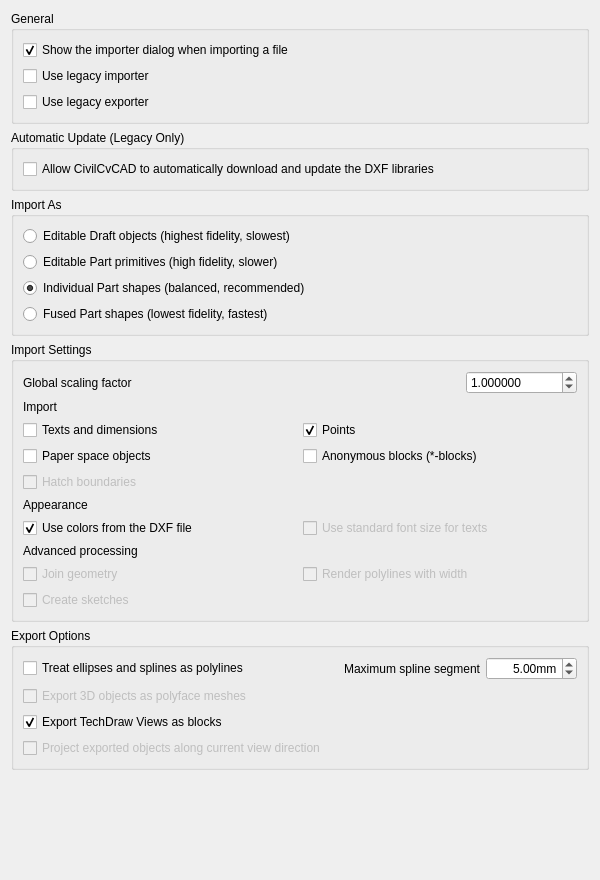
<?xml version="1.0" encoding="UTF-8"?>
<ui version="4.0">
 <class>Gui::Dialog::DlgSettingsDraft</class>
 <widget class="QWidget" name="Gui::Dialog::DlgSettingsDraft">
  <property name="geometry">
   <rect>
    <x>0</x>
    <y>0</y>
    <width>600</width>
    <height>880</height>
   </rect>
  </property>
  <property name="windowTitle">
   <string>DXF</string>
  </property>
  <layout class="QVBoxLayout" name="verticalLayout_Main">
   <item>
    <widget class="QGroupBox" name="groupBox_General">
     <property name="title">
      <string>General</string>
     </property>
     <layout class="QVBoxLayout" name="verticalLayout_General">
      <item>
       <widget class="Gui::PrefCheckBox" name="checkBox_dxfShowDialog">
        <property name="toolTip">
         <string>If checked, this preferences dialog will be shown each time you import or export
a DXF file.</string>
        </property>
        <property name="text">
         <string>Show the importer dialog when importing a file</string>
        </property>
        <property name="checked">
         <bool>true</bool>
        </property>
        <property name="prefEntry" stdset="0">
         <cstring>dxfShowDialog</cstring>
        </property>
        <property name="prefPath" stdset="0">
         <cstring>Mod/Draft</cstring>
        </property>
       </widget>
      </item>
      <item>
       <widget class="Gui::PrefCheckBox" name="checkBox_dxfUseLegacyImporter">
        <property name="toolTip">
         <string>Use the legacy Python importer. This importer is more feature-complete but slower and requires an external library.</string>
        </property>
        <property name="text">
         <string>Use legacy importer</string>
        </property>
        <property name="prefEntry" stdset="0">
         <cstring>dxfUseLegacyImporter</cstring>
        </property>
        <property name="prefPath" stdset="0">
         <cstring>Mod/Draft</cstring>
        </property>
       </widget>
      </item>
      <item>
       <widget class="Gui::PrefCheckBox" name="checkBox_dxfUseLegacyExporter">
        <property name="toolTip">
         <string>Use the legacy Python exporter. This exporter is more feature-complete but slower and requires an external library.</string>
        </property>
        <property name="text">
         <string>Use legacy exporter</string>
        </property>
        <property name="prefEntry" stdset="0">
         <cstring>dxfUseLegacyExporter</cstring>
        </property>
        <property name="prefPath" stdset="0">
         <cstring>Mod/Draft</cstring>
        </property>
       </widget>
      </item>
     </layout>
    </widget>
   </item>
   <item>
    <widget class="QGroupBox" name="groupBox_AutoUpdate">
     <property name="title">
      <string>Automatic Update (Legacy Only)</string>
     </property>
     <layout class="QVBoxLayout" name="verticalLayout_AutoUpdate">
      <item>
       <widget class="Gui::PrefCheckBox" name="checkBox_dxfAllowDownload">
        <property name="toolTip">
         <string>If checked, CivilCvCAD is allowed to download and update the Python libraries
required by the legacy importer. This can also be done manually by installing
the 'dxf_library' addon from the Addon Manager.</string>
        </property>
        <property name="text">
         <string>Allow CivilCvCAD to automatically download and update the DXF libraries</string>
        </property>
        <property name="prefEntry" stdset="0">
         <cstring>dxfAllowDownload</cstring>
        </property>
        <property name="prefPath" stdset="0">
         <cstring>Mod/Draft</cstring>
        </property>
       </widget>
      </item>
     </layout>
    </widget>
   </item>
   <item>
    <widget class="QGroupBox" name="groupBox_ImportAs">
     <property name="title">
      <string>Import As</string>
     </property>
     <layout class="QVBoxLayout" name="verticalLayout_ImportAs">
      <item>
       <widget class="Gui::PrefRadioButton" name="radio_ImportAs_Draft">
        <property name="enabled">
         <bool>true</bool>
        </property>
        <property name="toolTip">
         <string>Creates fully parametric Draft objects. Block definitions are imported as
reusable objects (Part Compounds) and instances become `App::Link` objects,
maintaining the block structure. Best for full integration with the Draft
workbench. </string>
        </property>
        <property name="text">
         <string>Editable Draft objects (highest fidelity, slowest)</string>
        </property>
        <property name="prefEntry" stdset="0">
         <cstring>dxfImportAsDraft</cstring>
        </property>
        <property name="prefPath" stdset="0">
         <cstring>Mod/Draft</cstring>
        </property>
        <property name="prefRadioButtonGroup" stdset="0">
         <string>DxfImportMode</string>
        </property>
        <property name="prefRadioButtonValue" stdset="0">
         <number>0</number>
        </property>
       </widget>
      </item>
      <item>
       <widget class="Gui::PrefRadioButton" name="radio_ImportAs_Primitives">
        <property name="enabled">
         <bool>true</bool>
        </property>
        <property name="toolTip">
         <string>Creates parametric Part objects (e.g., Part::Line, Part::Circle). Block
definitions are imported as reusable objects (Part Compounds) and instances
become `App::Link` objects, maintaining the block structure. Best for
script-based post-processing and Part workbench integration.</string>
        </property>
        <property name="text">
         <string>Editable Part primitives (high fidelity, slower)</string>
        </property>
        <property name="prefEntry" stdset="0">
         <cstring>dxfImportAsPrimitives</cstring>
        </property>
        <property name="prefPath" stdset="0">
         <cstring>Mod/Draft</cstring>
        </property>
        <property name="prefRadioButtonGroup" stdset="0">
         <string>DxfImportMode</string>
        </property>
        <property name="prefRadioButtonValue" stdset="0">
         <number>1</number>
        </property>
       </widget>
      </item>
      <item>
       <widget class="Gui::PrefRadioButton" name="radio_ImportAs_Shapes">
        <property name="toolTip">
         <string>Creates a non-parametric shape for each DXF entity. Block definitions are
imported as reusable objects (Part Compounds) and instances become `App::Link`
objects, maintaining the block structure. Good for referencing and measuring.</string>
        </property>
        <property name="text">
         <string>Individual Part shapes (balanced, recommended)</string>
        </property>
        <property name="checked">
         <bool>true</bool>
        </property>
        <property name="prefEntry" stdset="0">
         <cstring>dxfImportAsShapes</cstring>
        </property>
        <property name="prefPath" stdset="0">
         <cstring>Mod/Draft</cstring>
        </property>
        <property name="prefRadioButtonGroup" stdset="0">
         <string>DxfImportMode</string>
        </property>
        <property name="prefRadioButtonValue" stdset="0">
         <number>2</number>
        </property>
       </widget>
      </item>
      <item>
       <widget class="Gui::PrefRadioButton" name="radio_ImportAs_Fused">
        <property name="toolTip">
         <string>Merges all geometry per layer into a single, non-editable shape. Block
structures are not preserved; their geometry becomes part of the layer's
shape. Best for importing and viewing very large files with maximum performance.</string>
        </property>
        <property name="text">
         <string>Fused Part shapes (lowest fidelity, fastest)</string>
        </property>
        <property name="prefEntry" stdset="0">
         <cstring>dxfImportAsFused</cstring>
        </property>
        <property name="prefPath" stdset="0">
         <cstring>Mod/Draft</cstring>
        </property>
        <property name="prefRadioButtonGroup" stdset="0">
         <string>DxfImportMode</string>
        </property>
        <property name="prefRadioButtonValue" stdset="0">
         <number>3</number>
        </property>
       </widget>
      </item>
     </layout>
    </widget>
   </item>
   <item>
    <widget class="QGroupBox" name="groupBox_ImportSettings">
     <property name="title">
      <string>Import Settings</string>
     </property>
     <layout class="QVBoxLayout" name="verticalLayout_ImportSettings">
      <item>
       <layout class="QHBoxLayout" name="horizontalLayout_Scaling">
        <item>
         <widget class="QLabel" name="label_dxfScaling">
          <property name="text">
           <string>Global scaling factor</string>
          </property>
         </widget>
        </item>
        <item>
         <spacer name="horizontalSpacer_1">
          <property name="orientation">
           <enum>Qt::Horizontal</enum>
          </property>
          <property name="sizeHint" stdset="0">
           <size>
            <width>40</width>
            <height>20</height>
           </size>
          </property>
         </spacer>
        </item>
        <item>
         <widget class="Gui::PrefDoubleSpinBox" name="spinBox_dxfScaling">
          <property name="toolTip">
           <string>Scale factor to apply to DXF files on import. The factor is the conversion
between the DXF file's unit and millimeters. Example: for files in
millimeters: 1, in centimeters: 10, in meters: 1000, in inches: 25.4,
in feet: 304.8</string>
          </property>
          <property name="decimals">
           <number>6</number>
          </property>
          <property name="maximum">
           <double>999999.999998999992386</double>
          </property>
          <property name="value">
           <double>1.000000000000000</double>
          </property>
          <property name="prefEntry" stdset="0">
           <cstring>dxfScaling</cstring>
          </property>
          <property name="prefPath" stdset="0">
           <cstring>Mod/Draft</cstring>
          </property>
         </widget>
        </item>
       </layout>
      </item>
      <item>
       <widget class="QLabel" name="label_ImportContent">
        <property name="text">
         <string>Import</string>
        </property>
       </widget>
      </item>
      <item>
       <layout class="QGridLayout" name="gridLayout_Import">
        <item row="0" column="0">
         <widget class="Gui::PrefCheckBox" name="checkBox_dxftext">
          <property name="toolTip">
           <string>If checked, text, mtext, and dimension entities will be imported as Draft objects</string>
          </property>
          <property name="text">
           <string>Texts and dimensions</string>
          </property>
          <property name="prefEntry" stdset="0">
           <cstring>dxftext</cstring>
          </property>
          <property name="prefPath" stdset="0">
           <cstring>Mod/Draft</cstring>
          </property>
         </widget>
        </item>
        <item row="0" column="1">
         <widget class="Gui::PrefCheckBox" name="checkBox_dxfImportPoints">
          <property name="toolTip">
           <string>If checked, point entities will be imported</string>
          </property>
          <property name="text">
           <string>Points</string>
          </property>
          <property name="checked">
           <bool>true</bool>
          </property>
          <property name="prefEntry" stdset="0">
           <cstring>dxfImportPoints</cstring>
          </property>
          <property name="prefPath" stdset="0">
           <cstring>Mod/Draft</cstring>
          </property>
         </widget>
        </item>
        <item row="1" column="0">
         <widget class="Gui::PrefCheckBox" name="checkBox_dxflayout">
          <property name="toolTip">
           <string>If checked, entities from the paper space will also be imported. By default,
only model space is imported</string>
          </property>
          <property name="text">
           <string>Paper space objects</string>
          </property>
          <property name="prefEntry" stdset="0">
           <cstring>dxflayout</cstring>
          </property>
          <property name="prefPath" stdset="0">
           <cstring>Mod/Draft</cstring>
          </property>
         </widget>
        </item>
        <item row="1" column="1">
         <widget class="Gui::PrefCheckBox" name="checkBox_dxfstarblocks">
          <property name="toolTip">
           <string>If checked, anonymous blocks (whose names begin with *) will also be imported.
These are often used for hatches and dimensions</string>
          </property>
          <property name="text">
           <string>Anonymous blocks (*-blocks)</string>
          </property>
          <property name="prefEntry" stdset="0">
           <cstring>dxfstarblocks</cstring>
          </property>
          <property name="prefPath" stdset="0">
           <cstring>Mod/Draft</cstring>
          </property>
         </widget>
        </item>
        <item row="2" column="0">
         <widget class="Gui::PrefCheckBox" name="checkBox_importDxfHatches">
          <property name="enabled">
           <bool>false</bool>
          </property>
          <property name="toolTip">
           <string>If checked, the boundaries of hatch objects will be imported as closed wires.
(Legacy importer only)</string>
          </property>
          <property name="text">
           <string>Hatch boundaries</string>
          </property>
          <property name="prefEntry" stdset="0">
           <cstring>importDxfHatches</cstring>
          </property>
          <property name="prefPath" stdset="0">
           <cstring>Mod/Draft</cstring>
          </property>
         </widget>
        </item>
       </layout>
      </item>
      <item>
       <widget class="QLabel" name="label_Appearance">
        <property name="text">
         <string>Appearance</string>
        </property>
       </widget>
      </item>
      <item>
       <layout class="QGridLayout" name="gridLayout_Appearance">
        <item row="0" column="0">
         <widget class="Gui::PrefCheckBox" name="checkBox_dxfGetOriginalColors">
          <property name="toolTip">
           <string>If checked, colors will be set as specified in the DXF file whenever
possible. Otherwise, default CivilCvCAD colors are applied</string>
          </property>
          <property name="text">
           <string>Use colors from the DXF file</string>
          </property>
          <property name="checked">
           <bool>true</bool>
          </property>
          <property name="prefEntry" stdset="0">
           <cstring>dxfGetOriginalColors</cstring>
          </property>
          <property name="prefPath" stdset="0">
           <cstring>Mod/Draft</cstring>
          </property>
         </widget>
        </item>
        <item row="0" column="1">
         <widget class="Gui::PrefCheckBox" name="checkBox_dxfStdSize">
          <property name="enabled">
           <bool>false</bool>
          </property>
          <property name="toolTip">
           <string>If checked, imported texts will get the standard Draft text size, instead of
the size defined in the DXF document. (Legacy importer only)</string>
          </property>
          <property name="text">
           <string>Use standard font size for texts</string>
          </property>
          <property name="prefEntry" stdset="0">
           <cstring>dxfStdSize</cstring>
          </property>
          <property name="prefPath" stdset="0">
           <cstring>Mod/Draft</cstring>
          </property>
         </widget>
        </item>
       </layout>
      </item>
      <item>
       <widget class="QLabel" name="label_AdvancedProcessing">
        <property name="text">
         <string>Advanced processing</string>
        </property>
       </widget>
      </item>
      <item>
       <layout class="QGridLayout" name="gridLayout_Advanced">
        <item row="0" column="0">
         <widget class="Gui::PrefCheckBox" name="checkBox_joingeometry">
          <property name="enabled">
           <bool>false</bool>
          </property>
          <property name="toolTip">
           <string>If checked, the legacy importer will attempt to join coincident geometric
objects into wires. This can be slow for large files. (Legacy importer only)</string>
          </property>
          <property name="text">
           <string>Join geometry</string>
          </property>
          <property name="prefEntry" stdset="0">
           <cstring>joingeometry</cstring>
          </property>
          <property name="prefPath" stdset="0">
           <cstring>Mod/Draft</cstring>
          </property>
         </widget>
        </item>
        <item row="0" column="1">
         <widget class="Gui::PrefCheckBox" name="checkBox_renderPolylineWidth">
          <property name="enabled">
           <bool>false</bool>
          </property>
          <property name="toolTip">
           <string>If checked, polylines that have a width property will be rendered as faces
representing that width. (Legacy importer only)</string>
          </property>
          <property name="text">
           <string>Render polylines with width</string>
          </property>
          <property name="prefEntry" stdset="0">
           <cstring>renderPolylineWidth</cstring>
          </property>
          <property name="prefPath" stdset="0">
           <cstring>Mod/Draft</cstring>
          </property>
         </widget>
        </item>
        <item row="1" column="0">
         <widget class="Gui::PrefCheckBox" name="checkBox_dxfCreateSketch">
          <property name="enabled">
           <bool>false</bool>
          </property>
          <property name="toolTip">
           <string>If checked, the legacy importer will attempt to create Sketcher objects
instead of Draft or Part objects. This overrides the 'Import As' setting</string>
          </property>
          <property name="text">
           <string>Create sketches</string>
          </property>
          <property name="prefEntry" stdset="0">
           <cstring>dxfCreateSketch</cstring>
          </property>
          <property name="prefPath" stdset="0">
           <cstring>Mod/Draft</cstring>
          </property>
         </widget>
        </item>
       </layout>
      </item>
     </layout>
    </widget>
   </item>
   <item>
    <widget class="QGroupBox" name="groupBox_ExportOptions">
     <property name="title">
      <string>Export Options</string>
     </property>
     <layout class="QVBoxLayout" name="verticalLayout_Export">
      <item>
       <layout class="QHBoxLayout" name="horizontalLayout_Discretize">
        <item>
         <widget class="Gui::PrefCheckBox" name="checkBox_DiscretizeEllipses">
          <property name="toolTip">
           <string>Ellipse export is poorly supported. Use this to export them as polylines instead.</string>
          </property>
          <property name="text">
           <string>Treat ellipses and splines as polylines</string>
          </property>
          <property name="prefEntry" stdset="0">
           <cstring>DiscretizeEllipses</cstring>
          </property>
          <property name="prefPath" stdset="0">
           <cstring>Mod/Draft</cstring>
          </property>
         </widget>
        </item>
        <item>
         <spacer name="horizontalSpacer_2">
          <property name="orientation">
           <enum>Qt::Horizontal</enum>
          </property>
          <property name="sizeHint" stdset="0">
           <size>
            <width>40</width>
            <height>20</height>
           </size>
          </property>
         </spacer>
        </item>
        <item>
         <widget class="QLabel" name="label_maxsegmentlength">
          <property name="text">
           <string>Maximum spline segment</string>
          </property>
          <property name="alignment">
           <set>Qt::AlignRight|Qt::AlignTrailing|Qt::AlignVCenter</set>
          </property>
         </widget>
        </item>
        <item>
         <widget class="Gui::PrefDoubleSpinBox" name="spinBox_maxsegmentlength">
          <property name="toolTip">
           <string>Maximum length of each of the polyline segments. '0' treats the whole spline as a straight segment.</string>
          </property>
          <property name="alignment">
           <set>Qt::AlignRight|Qt::AlignTrailing|Qt::AlignVCenter</set>
          </property>
          <property name="suffix">
           <string>mm</string>
          </property>
          <property name="maximum">
           <double>9999.989999999999782</double>
          </property>
          <property name="value">
           <double>5.000000000000000</double>
          </property>
          <property name="prefEntry" stdset="0">
           <cstring>maxsegmentlength</cstring>
          </property>
          <property name="prefPath" stdset="0">
           <cstring>Mod/Draft</cstring>
          </property>
         </widget>
        </item>
       </layout>
      </item>
      <item>
       <layout class="QHBoxLayout" name="horizontalLayout_Export3D">
        <item>
         <widget class="Gui::PrefCheckBox" name="checkBox_dxfmesh">
          <property name="enabled">
           <bool>false</bool>
          </property>
          <property name="toolTip">
           <string>All objects containing faces will be exported as 3D polyface meshes</string>
          </property>
          <property name="text">
           <string>Export 3D objects as polyface meshes</string>
          </property>
          <property name="prefEntry" stdset="0">
           <cstring>dxfmesh</cstring>
          </property>
          <property name="prefPath" stdset="0">
           <cstring>Mod/Draft</cstring>
          </property>
         </widget>
        </item>
       </layout>
      </item>
      <item>
       <layout class="QHBoxLayout" name="horizontalLayout_ExportTechDraw">
        <item>
         <widget class="Gui::PrefCheckBox" name="checkBox_dxfExportBlocks">
          <property name="toolTip">
           <string>TechDraw Views will be exported as blocks.
This might fail for post DXF R12 templates.</string>
          </property>
          <property name="text">
           <string>Export TechDraw Views as blocks</string>
          </property>
          <property name="checked">
           <bool>true</bool>
          </property>
          <property name="prefEntry" stdset="0">
           <cstring>dxfExportBlocks</cstring>
          </property>
          <property name="prefPath" stdset="0">
           <cstring>Mod/Draft</cstring>
          </property>
         </widget>
        </item>
       </layout>
      </item>
      <item>
       <layout class="QHBoxLayout" name="horizontalLayout_Project">
        <item>
         <widget class="Gui::PrefCheckBox" name="checkBox_dxfproject">
          <property name="enabled">
           <bool>false</bool>
          </property>
          <property name="toolTip">
           <string>Exported objects will be projected to reflect the current view direction</string>
          </property>
          <property name="text">
           <string>Project exported objects along current view direction</string>
          </property>
          <property name="prefEntry" stdset="0">
           <cstring>dxfproject</cstring>
          </property>
          <property name="prefPath" stdset="0">
           <cstring>Mod/Draft</cstring>
          </property>
         </widget>
        </item>
       </layout>
      </item>
     </layout>
    </widget>
   </item>
   <item>
    <spacer name="verticalSpacer">
     <property name="orientation">
      <enum>Qt::Vertical</enum>
     </property>
     <property name="sizeHint" stdset="0">
      <size>
       <width>20</width>
       <height>0</height>
      </size>
     </property>
    </spacer>
   </item>
  </layout>
 </widget>
 <customwidgets>
  <customwidget>
   <class>Gui::PrefCheckBox</class>
   <extends>QCheckBox</extends>
   <header>Gui/PrefWidgets.h</header>
  </customwidget>
  <customwidget>
   <class>Gui::PrefRadioButton</class>
   <extends>QRadioButton</extends>
   <header>Gui/PrefWidgets.h</header>
  </customwidget>
  <customwidget>
   <class>Gui::PrefDoubleSpinBox</class>
   <extends>QDoubleSpinBox</extends>
   <header>Gui/PrefWidgets.h</header>
  </customwidget>
 </customwidgets>
 <resources/>
 <connections>
  <connection>
   <sender>checkBox_dxfUseLegacyImporter</sender>
   <signal>toggled(bool)</signal>
   <receiver>checkBox_joingeometry</receiver>
   <slot>setEnabled(bool)</slot>
   <hints>
    <hint type="sourcelabel">
     <x>20</x>
     <y>20</y>
    </hint>
    <hint type="destinationlabel">
     <x>20</x>
     <y>20</y>
    </hint>
   </hints>
  </connection>
  <connection>
   <sender>checkBox_dxfUseLegacyImporter</sender>
   <signal>toggled(bool)</signal>
   <receiver>checkBox_renderPolylineWidth</receiver>
   <slot>setEnabled(bool)</slot>
   <hints>
    <hint type="sourcelabel">
     <x>20</x>
     <y>20</y>
    </hint>
    <hint type="destinationlabel">
     <x>20</x>
     <y>20</y>
    </hint>
   </hints>
  </connection>
  <connection>
   <sender>checkBox_dxfUseLegacyImporter</sender>
   <signal>toggled(bool)</signal>
   <receiver>checkBox_dxfStdSize</receiver>
   <slot>setEnabled(bool)</slot>
   <hints>
    <hint type="sourcelabel">
     <x>20</x>
     <y>20</y>
    </hint>
    <hint type="destinationlabel">
     <x>20</x>
     <y>20</y>
    </hint>
   </hints>
  </connection>
  <connection>
   <sender>checkBox_dxfUseLegacyImporter</sender>
   <signal>toggled(bool)</signal>
   <receiver>checkBox_importDxfHatches</receiver>
   <slot>setEnabled(bool)</slot>
   <hints>
    <hint type="sourcelabel">
     <x>20</x>
     <y>20</y>
    </hint>
    <hint type="destinationlabel">
     <x>20</x>
     <y>20</y>
    </hint>
   </hints>
  </connection>
  <connection>
   <sender>checkBox_dxfUseLegacyImporter</sender>
   <signal>toggled(bool)</signal>
   <receiver>checkBox_dxfCreateSketch</receiver>
   <slot>setEnabled(bool)</slot>
   <hints>
    <hint type="sourcelabel">
     <x>20</x>
     <y>20</y>
    </hint>
    <hint type="destinationlabel">
     <x>20</x>
     <y>20</y>
    </hint>
   </hints>
  </connection>
  <connection>
   <sender>checkBox_dxfCreateSketch</sender>
   <signal>toggled(bool)</signal>
   <receiver>groupBox_ImportAs</receiver>
   <slot>setDisabled(bool)</slot>
   <hints>
    <hint type="sourcelabel">
     <x>20</x>
     <y>20</y>
    </hint>
    <hint type="destinationlabel">
     <x>20</x>
     <y>20</y>
    </hint>
   </hints>
  </connection>
  <connection>
   <sender>checkBox_dxfUseLegacyExporter</sender>
   <signal>toggled(bool)</signal>
   <receiver>checkBox_dxfmesh</receiver>
   <slot>setEnabled(bool)</slot>
   <hints>
    <hint type="sourcelabel">
     <x>20</x>
     <y>20</y>
    </hint>
    <hint type="destinationlabel">
     <x>20</x>
     <y>20</y>
    </hint>
   </hints>
  </connection>
  <connection>
   <sender>checkBox_dxfUseLegacyExporter</sender>
   <signal>toggled(bool)</signal>
   <receiver>checkBox_dxfproject</receiver>
   <slot>setEnabled(bool)</slot>
   <hints>
    <hint type="sourcelabel">
     <x>20</x>
     <y>20</y>
    </hint>
    <hint type="destinationlabel">
     <x>20</x>
     <y>20</y>
    </hint>
   </hints>
  </connection>
  <connection>
   <sender>checkBox_dxfUseLegacyExporter</sender>
   <signal>toggled(bool)</signal>
   <receiver>checkBox_dxfmesh</receiver>
   <slot>setEnabled(bool)</slot>
   <hints>
    <hint type="sourcelabel">
     <x>20</x>
     <y>20</y>
    </hint>
    <hint type="destinationlabel">
     <x>20</x>
     <y>20</y>
    </hint>
   </hints>
  </connection>
  <connection>
   <sender>checkBox_dxfUseLegacyExporter</sender>
   <signal>toggled(bool)</signal>
   <receiver>checkBox_dxfproject</receiver>
   <slot>setEnabled(bool)</slot>
   <hints>
    <hint type="sourcelabel">
     <x>20</x>
     <y>20</y>
    </hint>
    <hint type="destinationlabel">
     <x>20</x>
     <y>20</y>
    </hint>
   </hints>
  </connection>
 </connections>
</ui>
